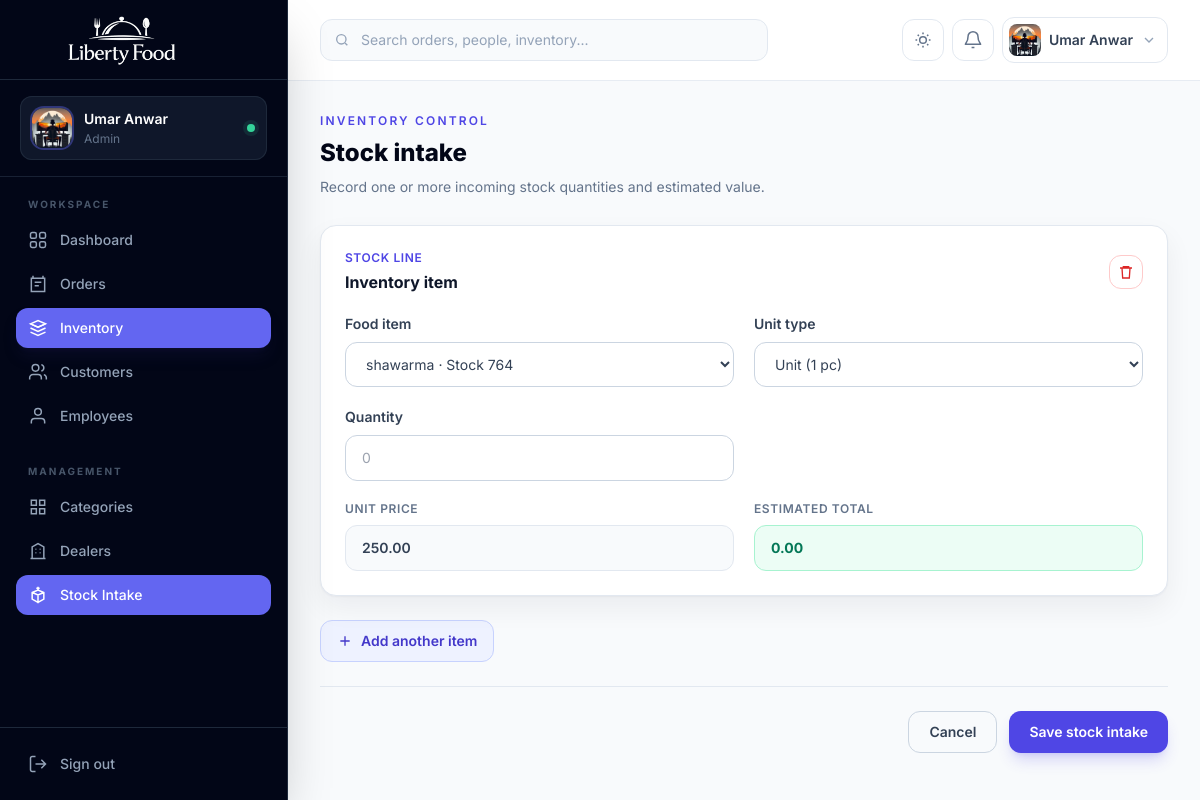
The page /food_quantity/ (signed in) on the database its author committed.
### accounts/models.py (models this page shows, shortened)
class CustomUser(AbstractUser):
    email = models.EmailField(unique=True)
    ROLE_CHOICES = (
        ('admin', 'Admin'),
        ('employee', 'Employee'),
        ('customer', 'Customer'),
    )
    role = models.CharField(
        max_length=20,
        choices=ROLE_CHOICES,
        default='customer'
    )
    phone = models.CharField(
        max_length=15,
        blank=True,
        null=True
    )
    profile_image = models.ImageField(
        upload_to='profiles/',
        blank=True,
        null=True
    )

### core_app/views.py (the view)
# urls.py: path('food_quantity/', views.add_food_quantity, name='food_quantity'),
@admin_required
def add_food_quantity(request):
    if request.method == "POST":
        for fid, qty in zip(request.POST.getlist("food_item"), request.POST.getlist("quantity")):
            food = get_object_or_404(FoodItem, id=fid)
            food.quantity += int(qty)
            food.save()
        return redirect("fooditem_list")
    return render(request, "add_stock.html", {
        "items": FoodItem.objects.all()
    })

### templates/add_stock.html (shortened to what this page needs)
{% extends "base.html" %}
{% block content %}
<section class="mb-7"><p class="text-xs font-semibold uppercase tracking-[.18em] text-indigo-600 dark:text-indigo-400">Inventory control</p><h1 class="mt-2 text-2xl font-extrabold text-slate-950 dark:text-white">Stock intake</h1><p class="mt-2 text-sm text-slate-500">Record one or more incoming stock quantities and estimated value.</p></section>
<form method="post" class="space-y-6">{% csrf_token %}
  <div id="stockContainer" class="space-y-4">
    <section class="stock-group relative rounded-2xl border border-slate-200 bg-white p-6 shadow-soft dark:border-slate-800 dark:bg-slate-900">
      <div class="mb-5 flex items-center justify-between"><div><p class="text-xs font-semibold uppercase tracking-wider text-indigo-600 dark:text-indigo-400">Stock line</p><h2 class="mt-1 font-bold text-slate-900 dark:text-white">Inventory item</h2></div><button type="button" onclick="removeStock(this)" title="Remove" class="rounded-xl border border-red-200 p-2 text-red-600 hover:bg-red-50 dark:border-red-900 dark:text-red-400"><svg class="h-4 w-4" viewBox="0 0 24 24" fill="none" stroke="currentColor" stroke-width="2"><path d="M3 6h18M8 6V4h8v2M6 6l1 15h10l1-15"/></svg></button></div>
      <div class="grid gap-5 md:grid-cols-2 xl:grid-cols-4">
        <div class="xl:col-span-2"><label class="mb-2 block text-sm font-semibold">Food item</label><select name="food_item" onchange="updatePrice(this)" class="food-item w-full rounded-xl border border-slate-300 bg-white px-4 py-3 text-sm outline-none focus:border-indigo-500 focus:ring-4 focus:ring-indigo-500/10 dark:border-slate-700 dark:bg-slate-950">{% for item in items %}<option value="{{ item.id }}" data-price="{{ item.price }}">{{ item.name }} · Stock {{ item.quantity }}</option>{% endfor %}</select></div>
        <div><label class="mb-2 block text-sm font-semibold">Unit type</label><select name="unit_type" onchange="calculateTotal(this.closest('.stock-group'))" class="unit-type w-full rounded-xl border border-slate-300 bg-white px-4 py-3 text-sm outline-none focus:border-indigo-500 focus:ring-4 focus:ring-indigo-500/10 dark:border-slate-700 dark:bg-slate-950"><option value="unit">Unit (1 pc)</option><option value="pack">Pack (4 pcs)</option><option value="crate">Crate (6 pcs)</option><option value="carton">Carton (24 pcs)</option></select></div>
        <div><label class="mb-2 block text-sm font-semibold">Quantity</label><input type="number" name="quantity" min="1" placeholder="0" oninput="calculateTotal(this.closest('.stock-group'))" class="quantity w-full rounded-xl border border-slate-300 bg-white px-4 py-3 text-sm outline-none focus:border-indigo-500 focus:ring-4 focus:ring-indigo-500/10 dark:border-slate-700 dark:bg-slate-950"></div>
        <div class="md:col-start-1"><label class="mb-2 block text-xs font-semibold uppercase tracking-wider text-slate-500">Unit price</label><input type="text" readonly class="unit-price w-full rounded-xl border border-slate-200 bg-slate-50 px-4 py-3 text-sm font-semibold dark:border-slate-800 dark:bg-slate-950"></div><div><label class="mb-2 block text-xs font-semibold uppercase tracking-wider text-slate-500">Estimated total</label><input type="text" readonly class="total-price w-full rounded-xl border border-emerald-200 bg-emerald-50 px-4 py-3 text-sm font-bold text-emerald-700 dark:border-emerald-900 dark:bg-emerald-950/30 dark:text-emerald-400"></div>
      </div>
    </section>
  </div>
  <button type="button" onclick="addStock()" class="inline-flex items-center gap-2 rounded-xl border border-indigo-200 bg-indigo-50 px-4 py-2.5 text-sm font-semibold text-indigo-700 hover:bg-indigo-100 dark:border-indigo-900 dark:bg-indigo-950/40 dark:text-indigo-300"><svg class="h-4 w-4" viewBox="0 0 24 24" fill="none" stroke="currentColor" stroke-width="2"><path d="M12 5v14M5 12h14"/></svg> Add another item</button>
  <div class="flex flex-col-reverse gap-3 border-t border-slate-200 pt-6 dark:border-slate-800 sm:flex-row sm:justify-end"><a href="{% url 'fooditem_list' %}" class="inline-flex justify-center rounded-xl border border-slate-300 px-5 py-2.5 text-sm font-semibold dark:border-slate-700">Cancel</a><button type="submit" class="rounded-xl bg-indigo-600 px-5 py-2.5 text-sm font-semibold text-white shadow-lg shadow-indigo-600/20 hover:bg-indigo-700">Save stock intake</button></div>
</form>
{% endblock %}

### templates/base.html (shortened to what this page needs)
{% load static %}
<!DOCTYPE html>
<html lang="en" class="h-full scroll-smooth">
<head>
  <script src="https://cdn.tailwindcss.com"></script>
</head>
<body class="h-full bg-slate-50 font-sans text-slate-700 antialiased dark:bg-slate-950 dark:text-slate-300">
  <aside id="sidebar" class="fixed inset-y-0 left-0 z-50 flex w-72 -translate-x-full flex-col border-r border-slate-800 bg-slate-950 text-slate-300 shadow-2xl transition-transform duration-300 lg:translate-x-0">
    <div class="flex h-20 items-center gap-3 border-b border-slate-800 px-5">
      <a href="{% url 'home' %}" class="block h-16 w-52" aria-label="Liberty Food home">
        <img src="{% static 'liberty-food-logo-cropped.png' %}" alt="Liberty Food" class="h-full w-full object-contain">
      </a>
    </div>
    <div class="border-b border-slate-800/80 px-5 py-4">
      <div class="flex items-center gap-3 rounded-xl bg-slate-900 px-3 py-3 ring-1 ring-inset ring-slate-800">
        {% if request.user.profile_image %}
          <img src="{{ request.user.profile_image.url }}" alt="{{ request.user.username }}" class="h-10 w-10 rounded-xl object-cover ring-2 ring-indigo-500/40">
        {% else %}
          <div class="flex h-10 w-10 items-center justify-center rounded-xl bg-indigo-500/15 text-sm font-bold uppercase text-indigo-300 ring-1 ring-inset ring-indigo-500/30">
            {{ request.user.username|slice:":1" }}
          </div>
        {% endif %}
        <div class="min-w-0">
          <p class="truncate text-sm font-semibold text-white">{{ request.user.get_full_name|default:request.user.username }}</p>
          <p class="mt-0.5 truncate text-xs capitalize text-slate-500">{{ request.user.role|default:"Team member" }}</p>
        </div>
        <span class="ml-auto h-2 w-2 rounded-full bg-emerald-400 ring-4 ring-emerald-400/10" title="Online"></span>
      </div>
    </div>
    <nav class="flex-1 overflow-y-auto px-4 py-5" aria-label="Primary navigation">
      <p class="mb-2 px-3 text-[10px] font-bold uppercase tracking-[.2em] text-slate-600">Workspace</p>
      <div class="space-y-1">
        <a href="{% url 'home' %}" class="nav-link flex items-center gap-3 rounded-xl px-3 py-2.5 text-sm font-medium transition {% if request.resolver_match.url_name == 'home' %}bg-indigo-500 text-white shadow-lg shadow-indigo-950/30{% else %}text-slate-400 hover:bg-slate-900 hover:text-white{% endif %}">
          <svg class="h-5 w-5" viewBox="0 0 24 24" fill="none" stroke="currentColor" stroke-width="1.8"><rect x="3" y="3" width="7" height="7" rx="2"/><rect x="14" y="3" width="7" height="7" rx="2"/><rect x="3" y="14" width="7" height="7" rx="2"/><rect x="14" y="14" width="7" height="7" rx="2"/></svg>
          Dashboard
        </a>
        {% if request.user.role == 'admin' or request.user.is_superuser %}<a href="{% url 'order_list' %}" class="nav-link flex items-center gap-3 rounded-xl px-3 py-2.5 text-sm font-medium transition {% if 'order' in request.resolver_match.url_name %}bg-indigo-500 text-white shadow-lg shadow-indigo-950/30{% else %}text-slate-400 hover:bg-slate-900 hover:text-white{% endif %}">
          <svg class="h-5 w-5" viewBox="0 0 24 24" fill="none" stroke="currentColor" stroke-width="1.8"><path d="M6 2v4M18 2v4M4 5h16v16H4z"/><path d="M8 10h8M8 14h5"/></svg>
          Orders
        </a>
        <a href="{% url 'fooditem_list' %}" class="nav-link flex items-center gap-3 rounded-xl px-3 py-2.5 text-sm font-medium transition {% if 'fooditem' in request.resolver_match.url_name or request.resolver_match.url_name == 'food_quantity' %}bg-indigo-500 text-white shadow-lg shadow-indigo-950/30{% else %}text-slate-400 hover:bg-slate-900 hover:text-white{% endif %}">
          <svg class="h-5 w-5" viewBox="0 0 24 24" fill="none" stroke="currentColor" stroke-width="1.8"><path d="m3 7 9-4 9 4-9 4-9-4Z"/><path d="m3 7 9 4 9-4M3 12l9 4 9-4M3 17l9 4 9-4"/></svg>
          Inventory
        </a>
        <a href="{% url 'customer_list' %}" class="nav-link flex items-center gap-3 rounded-xl px-3 py-2.5 text-sm font-medium transition {% if 'customer' in request.resolver_match.url_name %}bg-indigo-500 text-white shadow-lg shadow-indigo-950/30{% else %}text-slate-400 hover:bg-slate-900 hover:text-white{% endif %}">
          <svg class="h-5 w-5" viewBox="0 0 24 24" fill="none" stroke="currentColor" stroke-width="1.8"><path d="M16 21v-2a4 4 0 0 0-4-4H6a4 4 0 0 0-4 4v2"/><circle cx="9" cy="7" r="4"/><path d="M22 21v-2a4 4 0 0 0-3-3.87M16 3.13a4 4 0 0 1 0 7.75"/></svg>
          Customers
        </a>
        <a href="{% url 'employee_list' %}" class="nav-link flex items-center gap-3 rounded-xl px-3 py-2.5 text-sm font-medium transition {% if 'employee' in request.resolver_match.url_name or 'salary' in request.resolver_match.url_name %}bg-indigo-500 text-white shadow-lg shadow-indigo-950/30{% else %}text-slate-400 hover:bg-slate-900 hover:text-white{% endif %}">
          <svg class="h-5 w-5" viewBox="0 0 24 24" fill="none" stroke="currentColor" stroke-width="1.8"><path d="M20 21v-2a4 4 0 0 0-4-4H8a4 4 0 0 0-4 4v2"/><circle cx="12" cy="7" r="4"/></svg>
          Employees
        </a>{% endif %}
      </div>
      {% if request.user.role == 'admin' or request.user.is_superuser %}<p class="mb-2 mt-7 px-3 text-[10px] font-bold uppercase tracking-[.2em] text-slate-600">Management</p>
      <div class="space-y-1">
        <a href="{% url 'category_list' %}" class="nav-link flex items-center gap-3 rounded-xl px-3 py-2.5 text-sm font-medium transition {% if 'category' in request.resolver_match.url_name %}bg-indigo-500 text-white{% else %}text-slate-400 hover:bg-slate-900 hover:text-white{% endif %}">
          <svg class="h-5 w-5" viewBox="0 0 24 24" fill="none" stroke="currentColor" stroke-width="1.8"><path d="M4 4h6v6H4zM14 4h6v6h-6zM4 14h6v6H4zM14 14h6v6h-6z"/></svg>
          Categories
        </a>
        <a href="{% url 'dealer_list' %}" class="nav-link flex items-center gap-3 rounded-xl px-3 py-2.5 text-sm font-medium transition {% if 'dealer' in request.resolver_match.url_name %}bg-indigo-500 text-white{% else %}text-slate-400 hover:bg-slate-900 hover:text-white{% endif %}">
          <svg class="h-5 w-5" viewBox="0 0 24 24" fill="none" stroke="currentColor" stroke-width="1.8"><path d="M3 21h18M5 21V7l7-4 7 4v14M9 10h1M14 10h1M9 14h1M14 14h1"/></svg>
          Dealers
        </a>
        <a href="{% url 'food_quantity' %}" class="nav-link flex items-center gap-3 rounded-xl px-3 py-2.5 text-sm font-medium transition {% if request.resolver_match.url_name == 'food_quantity' %}bg-indigo-500 text-white{% else %}text-slate-400 hover:bg-slate-900 hover:text-white{% endif %}">
          <svg class="h-5 w-5" viewBox="0 0 24 24" fill="none" stroke="currentColor" stroke-width="1.8"><path d="M12 22V12M5 9l7 3 7-3M5 9l7-3 7 3v8l-7 4-7-4V9Z"/><path d="M12 2v4M10 4h4"/></svg>
          Stock Intake
        </a>
      </div>{% endif %}
    </nav>
    <div class="border-t border-slate-800 p-4">
      <a href="{% url 'logout' %}" class="flex items-center gap-3 rounded-xl px-3 py-2.5 text-sm font-medium text-slate-400 transition hover:bg-red-500/10 hover:text-red-400">
        <svg class="h-5 w-5" viewBox="0 0 24 24" fill="none" stroke="currentColor" stroke-width="1.8"><path d="M9 21H5a2 2 0 0 1-2-2V5a2 2 0 0 1 2-2h4M16 17l5-5-5-5M21 12H9"/></svg>
        Sign out
      </a>
    </div>
  </aside>
  <div id="app-main" class="min-h-full transition-all duration-300 lg:ml-72">
    <header id="topbar" class="sticky top-0 z-30 border-b border-slate-200/80 bg-white/90 backdrop-blur-xl dark:border-slate-800 dark:bg-slate-950/85">
      <div class="flex h-20 items-center gap-3 px-4 sm:px-6 lg:px-8">
        {% if request.user.role == 'admin' or request.user.is_superuser %}<form method="GET" action="{% url 'global_search' %}" class="relative hidden w-full max-w-md md:block">
          <input type="search" name="q" placeholder="Search orders, people, inventory..." class="w-full rounded-xl border border-slate-200 bg-slate-50 py-2.5 pl-10 pr-4 text-sm text-slate-900 outline-none transition placeholder:text-slate-400 focus:border-indigo-500 focus:ring-4 focus:ring-indigo-500/10 dark:border-slate-800 dark:bg-slate-900 dark:text-white">
        </form>{% endif %}
        <div class="ml-auto flex items-center gap-2">
          <button id="theme-toggle" type="button" class="rounded-xl border border-slate-200 p-2.5 text-slate-500 transition hover:border-indigo-200 hover:bg-indigo-50 hover:text-indigo-600 dark:border-slate-800 dark:text-slate-400 dark:hover:border-indigo-900 dark:hover:bg-indigo-950/50 dark:hover:text-indigo-400" aria-label="Toggle color theme">
            <svg class="h-5 w-5 dark:hidden" viewBox="0 0 24 24" fill="none" stroke="currentColor" stroke-width="1.8"><path d="M12 3v2M12 19v2M3 12h2M19 12h2M5.64 5.64l1.42 1.42M16.94 16.94l1.42 1.42M18.36 5.64l-1.42 1.42M7.06 16.94l-1.42 1.42"/><circle cx="12" cy="12" r="4"/></svg>
          </button>
          <div class="relative">
            <button id="notification-trigger" type="button" class="relative rounded-xl border border-slate-200 p-2.5 text-slate-500 transition hover:bg-slate-50 dark:border-slate-800 dark:text-slate-400 dark:hover:bg-slate-900" aria-label="Notifications" aria-expanded="false">
              <svg class="h-5 w-5" viewBox="0 0 24 24" fill="none" stroke="currentColor" stroke-width="1.8"><path d="M18 8a6 6 0 0 0-12 0c0 7-3 7-3 9h18c0-2-3-2-3-9M13.7 21h-3.4"/></svg>
            </button>
          </div>
          <div class="relative">
            <button id="profile-trigger" type="button" class="flex items-center gap-2 rounded-xl border border-slate-200 bg-white p-1.5 pr-2.5 transition hover:bg-slate-50 dark:border-slate-800 dark:bg-slate-900 dark:hover:bg-slate-800" aria-expanded="false">
              {% if request.user.profile_image %}
                <img src="{{ request.user.profile_image.url }}" alt="" class="h-8 w-8 rounded-lg object-cover">
              {% else %}
                <span class="flex h-8 w-8 items-center justify-center rounded-lg bg-indigo-100 text-xs font-bold uppercase text-indigo-700 dark:bg-indigo-500/15 dark:text-indigo-300">{{ request.user.username|slice:":1" }}</span>
              {% endif %}
              <span class="hidden max-w-32 truncate text-sm font-semibold text-slate-700 dark:text-slate-200 sm:block">{{ request.user.get_full_name|default:request.user.username }}</span>
              <svg class="hidden h-4 w-4 text-slate-400 sm:block" viewBox="0 0 24 24" fill="none" stroke="currentColor" stroke-width="2"><path d="m6 9 6 6 6-6"/></svg>
            </button>
          </div>
        </div>
      </div>
    </header>
    <main class="px-4 py-6 sm:px-6 lg:px-8 lg:py-8">
      <div class="mx-auto max-w-[1600px]">
        {% block content %}{% endblock %}
      </div>
    </main>
  </div>
</body>
</html>

### rows shown on the page
CustomUser: user.profile_image (picture), user.get_full_name "Umar Anwar", user.role "Admin"

### other values the page prints
form field food_item "shawarma · Stock 764"
